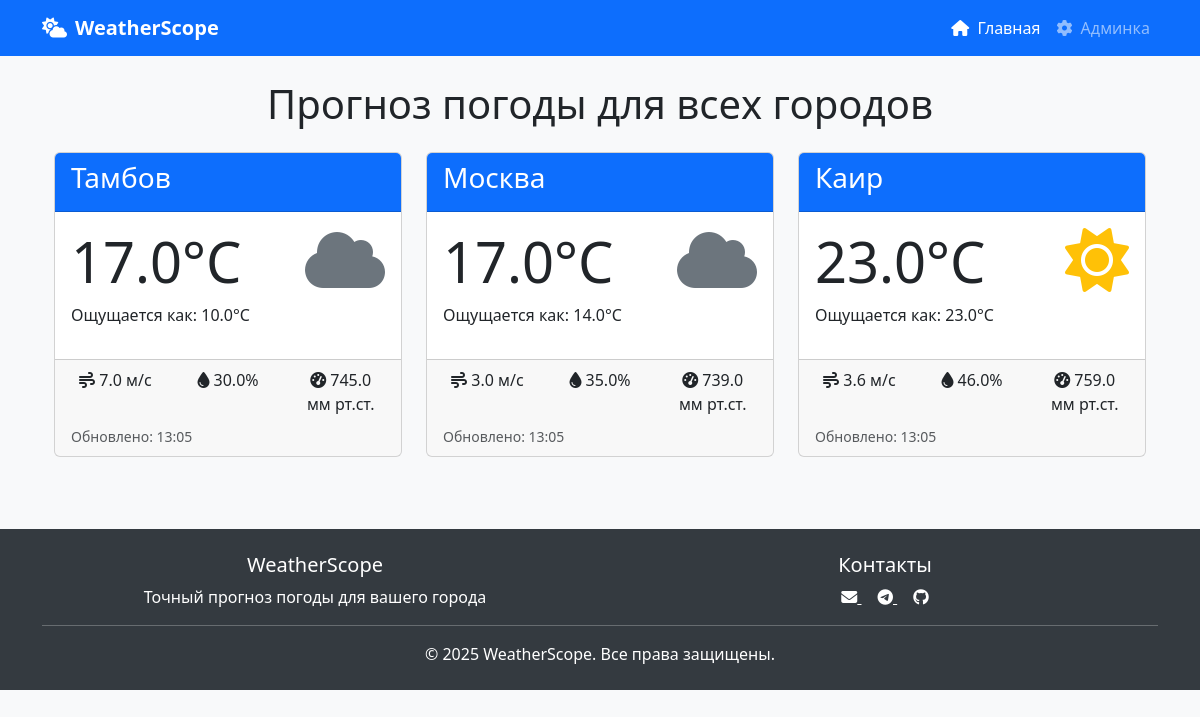
/yandex-weather/, run on the app's committed database.
### weather/models.py (models this page shows, shortened)
class Location(models.Model):
    name = models.CharField("Название", max_length=100)
    latitude = models.FloatField()
    longitude = models.FloatField()
    country_code = models.CharField(max_length=3)

class WeatherData(models.Model):
    location = models.ForeignKey(Location, on_delete=models.CASCADE)
    timestamp = models.DateTimeField(auto_now_add=True)
    temp = models.FloatField("Температура (°C)")
    feels_like = models.FloatField("Ощущается как (°C)")
    humidity = models.FloatField("Влажность (%)")
    wind_speed = models.FloatField("Скорость ветра (м/с)")
    pressure = models.FloatField("Давление (мм рт. ст.)")
    condition = models.CharField("Состояние", max_length=100)  # "ясно", "дождь" и т.д.

### weather/views.py (the view)
# urls.py: path('yandex-weather/', YandexWeatherView.as_view(), name='yandex_weather'),
class YandexWeatherView(TemplateView):
    template_name = "weather/yandex_weather.html"
    def get_context_data(self, **kwargs):
        context = super().get_context_data(**kwargs)
        locations = Location.objects.all()
        weather_data = []
        for location in locations:
            try:
                latest_weather = WeatherData.objects.filter(
                    location=location
                ).latest('timestamp')
                weather_data.append({
                    'location': location,
                    'weather': latest_weather
                })
            except WeatherData.DoesNotExist:
                continue
        context['weather_data'] = weather_data
        return context

### weather/templates/weather/yandex_weather.html
{% extends "base.html" %}
{% block content %}
<div class="container mt-4">
    <h1 class="text-center mb-4">Прогноз погоды для всех городов</h1>
    <div class="row">
        {% for data in weather_data %}
        <div class="col-md-4 mb-4">
            <div class="card h-100">
                <div class="card-header bg-primary text-white">
                    <h3>{{ data.location.name }}</h3>
                </div>
                <div class="card-body">
                    <div class="d-flex justify-content-between">
                        <div>
                            <h2 class="display-4">{{ data.weather.temp }}°C</h2>
                            <p>Ощущается как: {{ data.weather.feels_like }}°C</p>
                        </div>
                        <div class="text-right">
                            {% if data.weather.condition == "clear" %}
                                <i class="fas fa-sun fa-4x text-warning"></i>
                            {% elif data.weather.condition == "rain" %}
                                <i class="fas fa-cloud-rain fa-4x text-info"></i>
                            {% else %}
                                <i class="fas fa-cloud fa-4x text-secondary"></i>
                            {% endif %}
                        </div>
                    </div>
                </div>
                <div class="card-footer">
                    <div class="row text-center">
                        <div class="col">
                            <i class="fas fa-wind"></i> {{ data.weather.wind_speed }} м/с
                        </div>
                        <div class="col">
                            <i class="fas fa-tint"></i> {{ data.weather.humidity }}%
                        </div>
                        <div class="col">
                            <i class="fas fa-tachometer-alt"></i> {{ data.weather.pressure }} мм рт.ст.
                        </div>
                    </div>
                    <div class="mt-2 text-muted text-right">
                        <small>Обновлено: {{ data.weather.timestamp|date:"H:i" }}</small>
                    </div>
                </div>
            </div>
        </div>
        {% endfor %}
    </div>
</div>
{% endblock %}

### weather/templates/base.html (shortened to what this page needs)
<!DOCTYPE html>
<html lang="ru">
<head>
    <link href="https://cdn.jsdelivr.net/npm/bootstrap@5.3.2/dist/css/bootstrap.min.css" rel="stylesheet">
    <link rel="stylesheet" href="https://cdnjs.cloudflare.com/ajax/libs/font-awesome/6.4.0/css/all.min.css">
</head>
<body>
    <nav class="navbar navbar-expand-lg navbar-dark bg-primary fixed-top">
        <div class="container">
            <a class="navbar-brand" href="{% url 'yandex_weather' %}">
                <i class="fas fa-cloud-sun me-2"></i>WeatherScope
            </a>
            <div class="collapse navbar-collapse" id="navbarNav">
                <ul class="navbar-nav ms-auto">
                    <li class="nav-item">
                        <a class="nav-link active" href="{% url 'yandex_weather' %}">
                            <i class="fas fa-home me-1"></i> Главная
                        </a>
                    </li>
                    <li class="nav-item">
                        <a class="nav-link" href="/admin" target="_blank">
                            <i class="fas fa-cog me-1"></i> Админка
                        </a>
                    </li>
                </ul>
            </div>
        </div>
    </nav>
    <main class="container my-4">
        {% block content %}{% endblock %}
    </main>
    <footer class="footer py-4 mt-5">
        <div class="container text-center">
            <div class="row">
                <div class="col-md-6 mb-3 mb-md-0">
                    <h5>WeatherScope</h5>
                    <p class="mb-0">Точный прогноз погоды для вашего города</p>
                </div>
                <div class="col-md-6">
                    <h5>Контакты</h5>
                    <a href="mailto:support@weatherscope.ru" class="text-white me-3">
                        <i class="fas fa-envelope"></i>
                    </a>
                    <a href="#" class="text-white me-3">
                        <i class="fab fa-telegram"></i>
                    </a>
                    <a href="#" class="text-white">
                        <i class="fab fa-github"></i>
                    </a>
                </div>
            </div>
            <hr class="my-3 bg-light">
            <p class="mb-0">&copy; {% now "Y" %} WeatherScope. Все права защищены.</p>
        </div>
    </footer>
</body>
</html>

### weather/templates/base.html (style rules this page uses)
body { background-color: #f8f9fa; padding-top: 56px; }
.navbar-brand { font-weight: 700; }
.footer { background-color: #343a40; color: white; }

### data on the page
Location: location.name "Тамбов", weather.temp "17.0", weather.feels_like "10.0", weather.wind_speed "7.0", weather.humidity "30.0", weather.pressure "745.0", weather.timestamp "13:05"
Location: location.name "Москва", weather.temp "17.0", weather.feels_like "14.0", weather.wind_speed "3.0", weather.humidity "35.0", weather.pressure "739.0", weather.timestamp "13:05"
Location: location.name "Каир", weather.temp "23.0", weather.feels_like "23.0", weather.wind_speed "3.6", weather.humidity "46.0", weather.pressure "759.0", weather.timestamp "13:05"
